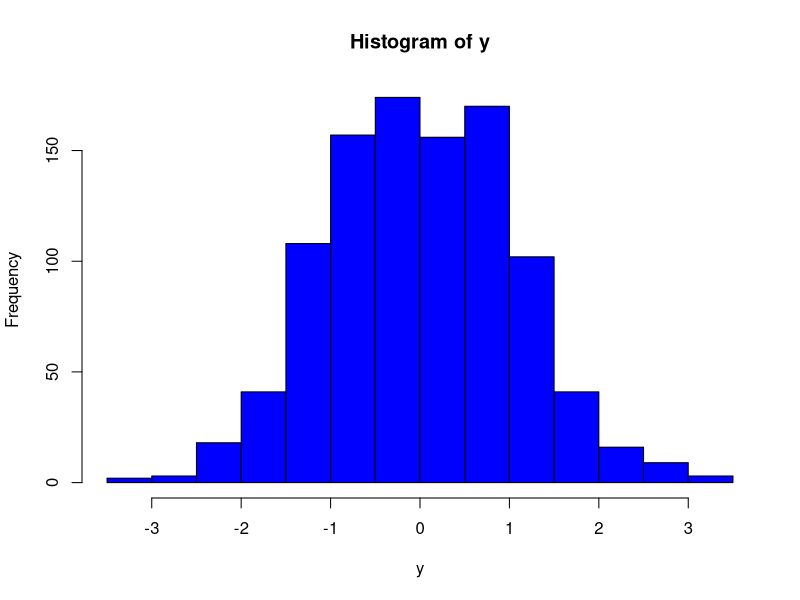
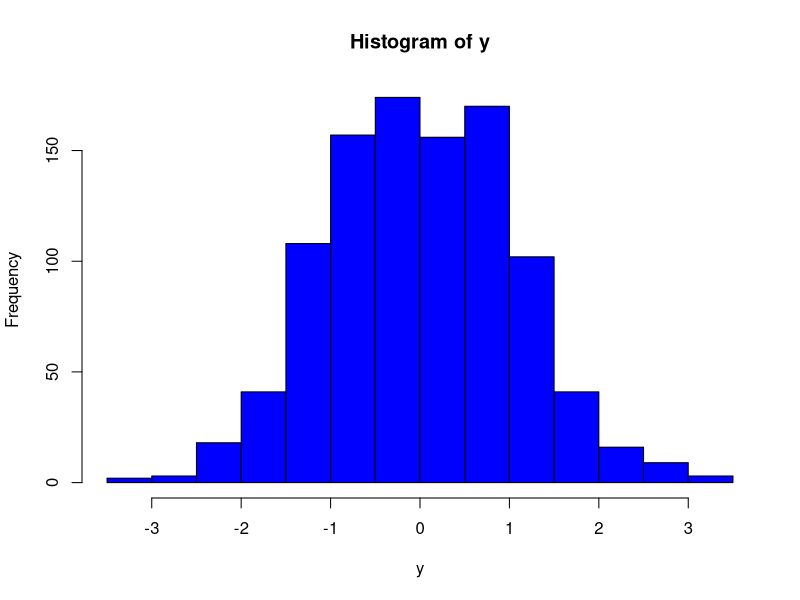
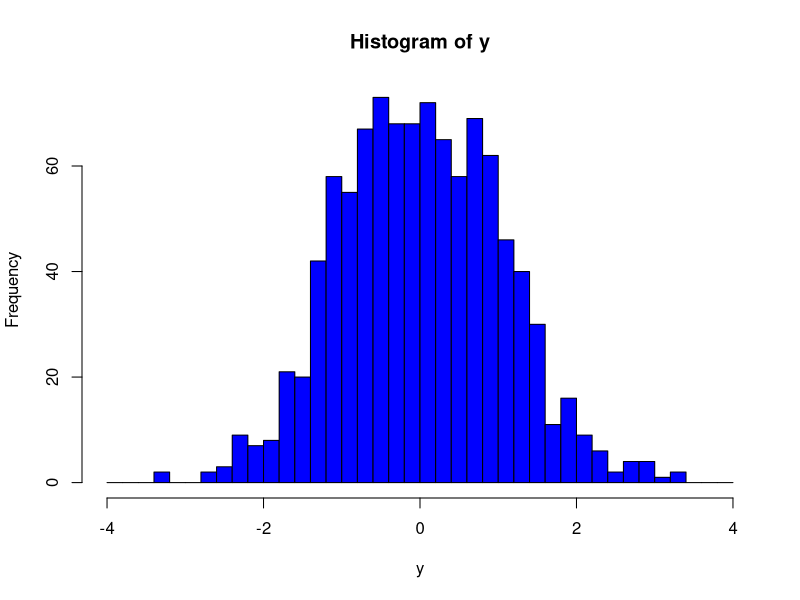

Recreate these plots in R, in order.
# part 1
y <- rnorm(1000)
hist(y, col="blue")

# part 2
hist(y, col="blue", bins=25)

# part 3
b = seq(-4,4,0.2) # define our bin boundaries
hist(y, col="blue", breaks=b)

